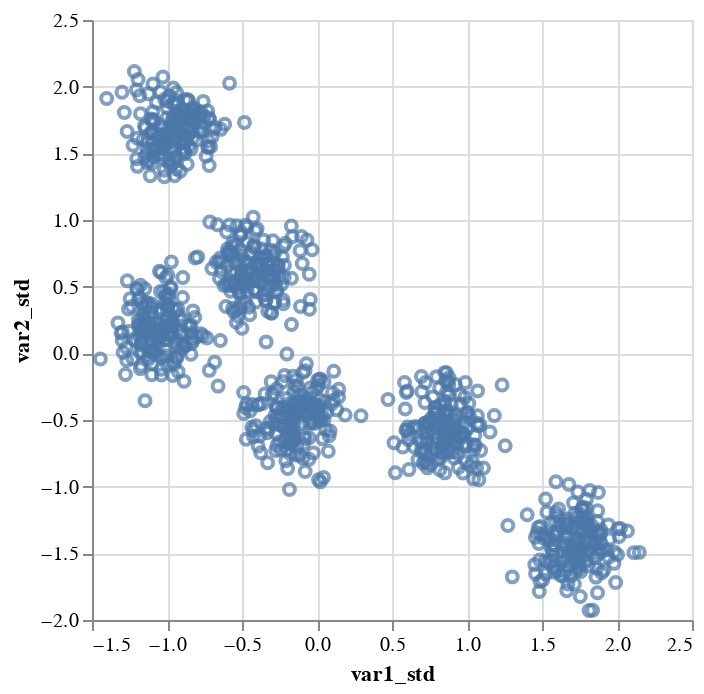

The code cell stored with this chart in its notebook:
### Code cell
# create chart

alt.Chart(df_std).mark_point().encode(
    alt.X('var1_std:Q'),
    alt.Y('var2_std:Q')
)

### Figure 1 — Vega-Lite specification as saved in the notebook (floating-point values rounded to 4 significant figures; data arrays with more than 128 entries replaced by an {"elided": "..."} marker saying what was removed)
{"config": {"view": {"continuousWidth": 300, "continuousHeight": 300}}, "data": {"name": "data-b36afbaa2e840a4aa7d64648f02e1950"}, "mark": {"type": "point"}, "encoding": {"x": {"field": "var1_std", "type": "quantitative"}, "y": {"field": "var2_std", "type": "quantitative"}}, "$schema": "https://vega.github.io/schema/vega-lite/v5.20.1.json", "datasets": {"data-b36afbaa2e840a4aa7d64648f02e1950": {"elided": "1000 records"}}}
